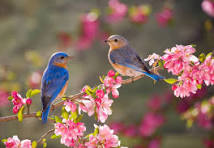
#> input picture opencv/birds1.jpeg, 214 x 148 px
$ jupyter execute --allow-errors image_processing_enhancement.ipynb
#> lines starting #> are read from the running program, lines starting #| are printed output that depends on the picture
# Image processing and enhancement
this includes techniques that transform or enhance images for better visual quality and manipulations

## python image blurrig using opencv
Image blurring is a technique used in image processing to reduce sharpness and detail making an image appear smoother. this is done by applying filters also called low-pass filters that reduce high frequency noise and smooth finer details. blurring is used for tasks like noise reduction, edge smoothing or creating artistic effects.

There are two type of blurring
    - Gaussian Blurring
    - Median Blur

[cell 1]
import cv2
import matplotlib.pyplot as plt
import numpy as np

[cell 2]
img1 = cv2.imread('birds1.jpeg')
#> img1 is the input picture: shape (148, 214, 3); mean B, G, R 95.3, 106, 135.2
img1_rgb = cv2.cvtColor(img1,cv2.COLOR_BGR2RGB)
plt.imshow(img1_rgb)
plt.title("original image")
plt.axis('off')
plt.show()

[cell 3]
Gaussian = cv2.GaussianBlur(img1, (15, 15), 2)
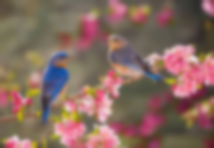
#> Gaussian: shape (148, 214, 3); mean B, G, R 95.4, 106, 135.2
Gaussian_rgb = cv2.cvtColor(Gaussian, cv2.COLOR_BGR2RGB)
plt.imshow(Gaussian_rgb)
plt.title('Gaussian Blurred Image')
plt.axis('off')
plt.show()

#> (a cell that did not finish here is left out)

## Median Blur
Median blur is a non linear filter which means it doesn't average the pixels values. instead it replaces each pixels with the mean value of its neighboring pixels. This technique is useful for removing salt-and-pepper noise (random black and white pixels) while keeping the edges intact.

[cell 5]
median = cv2.medianBlur(img1,11)
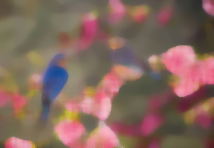
#> median: shape (148, 214, 3); mean B, G, R 93.6, 103.9, 134
median_rgb = cv2.cvtColor(median,cv2.COLOR_BGR2RGB)

plt.imshow(median_rgb)
plt.title("median image")
plt.axis('off')
plt.show()

Sure! Let’s break down this line:

```python
median = cv2.medianBlur(img1, 11)
```

---

### 🔎 Explanation:

#### 1. **Function:** `cv2.medianBlur()`

* Applies a **median filter** to an image.
* **Purpose:** Reduces noise, especially **salt-and-pepper noise**, while preserving edges better than Gaussian blur.

---

#### 2. **Parameters:**

1. `img1` → Input image (can be grayscale or color).
2. `11` → Kernel size (must be an **odd number** like 3, 5, 7…).

   * This defines the **neighborhood** around each pixel to compute the median.
   * Larger values → stronger smoothing effect.

---

#### 3. **How it works:**

* For each pixel, the filter:

  1. Takes the **neighboring pixels** in the kernel (e.g., 11×11 window).
  2. Sorts their intensity values.
  3. Replaces the **center pixel** with the **median value**.

* This preserves edges because extreme values (like noise spikes) don’t affect the median as much as the average would.

---

#### 4. **Return value:**

* `median` → The **median-blurred image** of the same size as `img1`.

---

### ⚡ Example Use Case

```python
import cv2
import matplotlib.pyplot as plt

img = cv2.imread("noisy_image.jpg")
median = cv2.medianBlur(img, 11)

plt.imshow(cv2.cvtColor(median, cv2.COLOR_BGR2RGB))
plt.title("Median Blurred Image")
plt.axis("off")
plt.show()
```

* Removes salt-and-pepper noise.
* Edges are preserved better than Gaussian blur.

---

If you want, I can make a **side-by-side comparison of Gaussian Blur vs Median Blur vs Average Blur** so you can **see the difference visually**.

Do you want me to do that?

3. Bilateral Blur
Perfect! Let’s talk about **Bilateral Blur** in OpenCV and how it differs from Gaussian and Median blurs.

---

# 🖌️ Bilateral Blur (`cv2.bilateralFilter`)

**Bilateral Blur** is a **special type of filter** that smooths an image **while preserving edges**, unlike Gaussian or median blur which can soften edges.

---

### 1. **Syntax**

```python
bilateral = cv2.bilateralFilter(img, d, sigmaColor, sigmaSpace)
```

* **Parameters:**

  1. `img` → Input image (grayscale or color).
  2. `d` → Diameter of each pixel neighborhood (size of the kernel).
  3. `sigmaColor` → Filter sigma in **color space**.

     * Larger value → pixels with **very different colors** can influence each other → more smoothing.
  4. `sigmaSpace` → Filter sigma in **coordinate space** (distance).

     * Larger value → farther pixels can influence each other.

* **Returns:** Smoothed image with edges preserved.

---

### 2. **Example**

```python
import cv2
import matplotlib.pyplot as plt

img = cv2.imread("image.jpg")

# Apply Bilateral Filter
bilateral = cv2.bilateralFilter(img, d=15, sigmaColor=75, sigmaSpace=75)

# Convert for Matplotlib
bilateral_rgb = cv2.cvtColor(bilateral, cv2.COLOR_BGR2RGB)

# Show
plt.imshow(bilateral_rgb)
plt.title("Bilateral Blur")
plt.axis("off")
plt.show()
```

---

### 3. **How It Works**

* Combines **spatial closeness** + **color similarity**:

  * Only nearby pixels **and** pixels with **similar colors** contribute to smoothing.
  * Edges remain sharp because pixels across an edge have very different colors → not blended.

---

### 4. **Comparison with Other Blurs**

| Blur Type     | Smooths Noise | Preserves Edges         | Best Use Case                                                    |
| ------------- | ------------- | ----------------------- | ---------------------------------------------------------------- |
| **Gaussian**  | ✅ Yes         | ❌ No                    | General smoothing                                                |
| **Median**    | ✅ Yes         | ✅ Yes (for salt-pepper) | Noise removal (esp. salt-and-pepper)                             |
| **Bilateral** | ✅ Yes         | ✅ Excellent             | Smoothing while keeping edges (cartoon effect, denoising photos) |

---

### 5. **Applications**

1. **Cartooning effect** → smooth regions but keep outlines sharp.
2. **Preprocessing before edge detection** → reduces noise but edges intact.
3. **Photo denoising** → preserves important edges better than Gaussian or Median.

---

⚡ **Tip:** Bilateral filter is **slower** than Gaussian or Median because it computes weights for **both space and color**.

---

If you want, I can make a **visual demo** showing **Gaussian vs Median vs Bilateral blur side-by-side** on the same image so you can **see the differences clearly**.

Do you want me to do that?

[cell 6]
# Apply Bilateral Filter
bilateral = cv2.bilateralFilter(img1, d=15, sigmaColor=75, sigmaSpace=75)
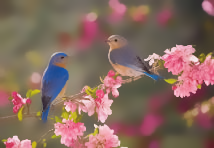
#> bilateral: shape (148, 214, 3); mean B, G, R 95.3, 105.6, 134.9

# Convert for Matplotlib
bilateral_rgb = cv2.cvtColor(bilateral, cv2.COLOR_BGR2RGB)

# Show
plt.imshow(bilateral_rgb)
plt.title("Bilateral Blur")
plt.axis("off")
plt.show()

[cell 7]
plt.figure(figsize =(10,5))
plt.subplot(1,2,1)
plt.imshow(img1)
plt.title("first image")

plt.subplot(1,2,2)
plt.imshow(img1)
plt.title("second image")
plt.show()
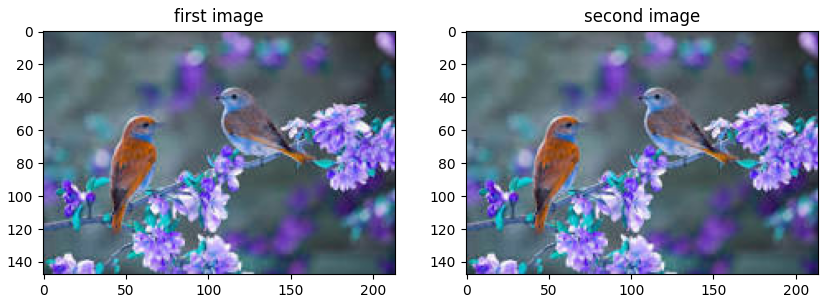
#> figure drawn by matplotlib, 2 panels; B, G, R data is drawn as R, G, B

$ run again, with opencv/birds2.jpeg copied over opencv/birds1.jpeg
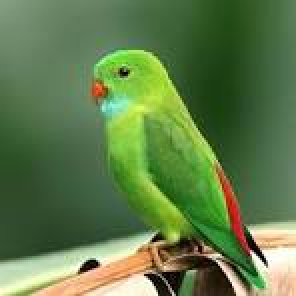
#> input picture opencv/birds2.jpeg, 148 x 148 px (shown 2 times larger)
#> img1 is the input picture: shape (148, 148, 3); mean B, G, R 73.8, 124.3, 95.7
#> `median = cv2.medianBlur(img1,11)`:
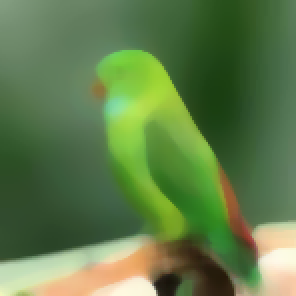
#> median: shape (148, 148, 3) (shown 2 times larger); mean B, G, R 73, 124.2, 95.1
#> `plt.show()`:
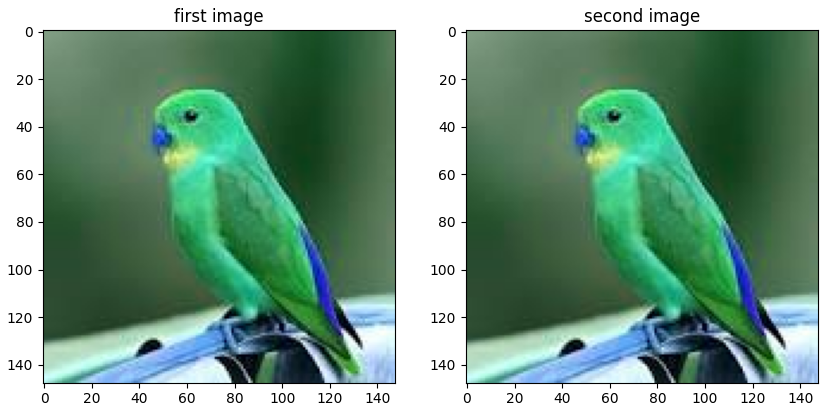
#> figure drawn by matplotlib, 2 panels; B, G, R data is drawn as R, G, B

$ run again, with opencv/sample_parrot-image.jpg copied over opencv/birds1.jpeg
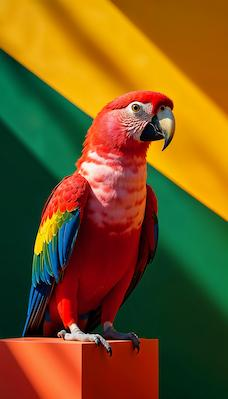
#> input picture opencv/sample_parrot-image.jpg, 228 x 399 px
#> img1 is the input picture: shape (399, 228, 3); mean B, G, R 29.3, 84.8, 118
#> `median = cv2.medianBlur(img1,11)`:
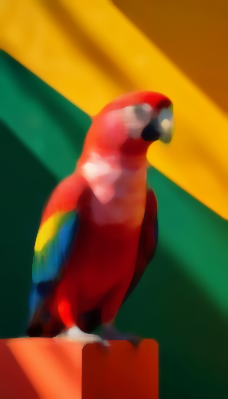
#> median: shape (399, 228, 3); mean B, G, R 28.1, 84.3, 118
#> `plt.show()`:
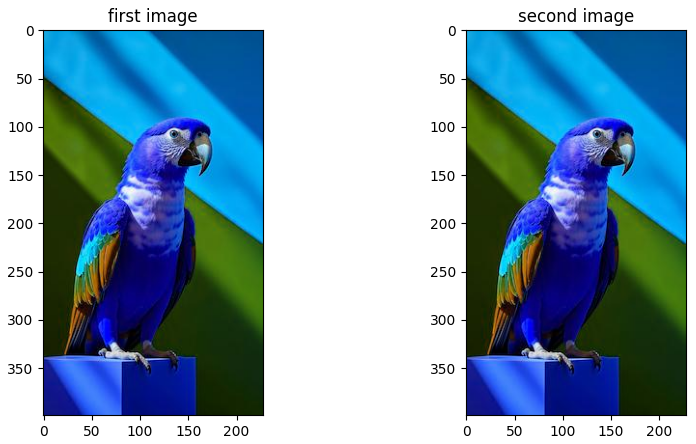
#> figure drawn by matplotlib, 2 panels; B, G, R data is drawn as R, G, B
